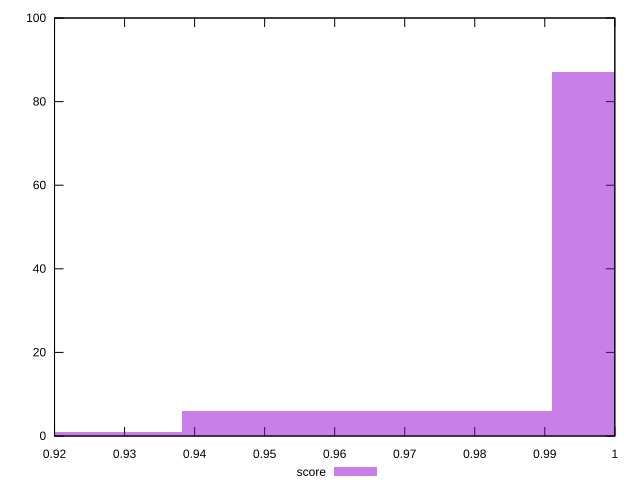

This chart was generated by the following gnuplot code:
reset

$score <<EOF
0.9249457464566413 1
1.0042268104386392 87
0.9513727677839738 6
0.9777997891113065 6
EOF

set key outside below
set boxwidth 0.026427021327332607
set xrange [0.92:1]
set yrange [0:100]
set trange [0:100]
set style fill transparent solid 0.5 noborder
set terminal svg size 640, 490 enhanced background rgb 'white'
set output "reports/report_00031_2021-02-24T23-18-18.084Z/unminified-javascript/samples/card/score/histogram.svg"

plot $score title "score" with boxes

reset
